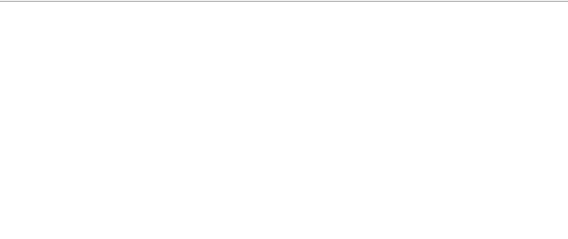
<?xml version="1.0" encoding="UTF-8"?>
<ui version="4.0">
 <class>MainWindow</class>
 <widget class="QMainWindow" name="MainWindow">
  <property name="geometry">
   <rect>
    <x>0</x>
    <y>0</y>
    <width>568</width>
    <height>239</height>
   </rect>
  </property>
  <property name="windowTitle">
   <string>Server</string>
  </property>
  <widget class="QWidget" name="centralWidget">
   <widget class="QTextEdit" name="textEdit_log">
    <property name="geometry">
     <rect>
      <x>-5</x>
      <y>1</y>
      <width>681</width>
      <height>561</height>
     </rect>
    </property>
   </widget>
  </widget>
 </widget>
 <layoutdefault spacing="6" margin="11"/>
 <resources/>
 <connections/>
</ui>
